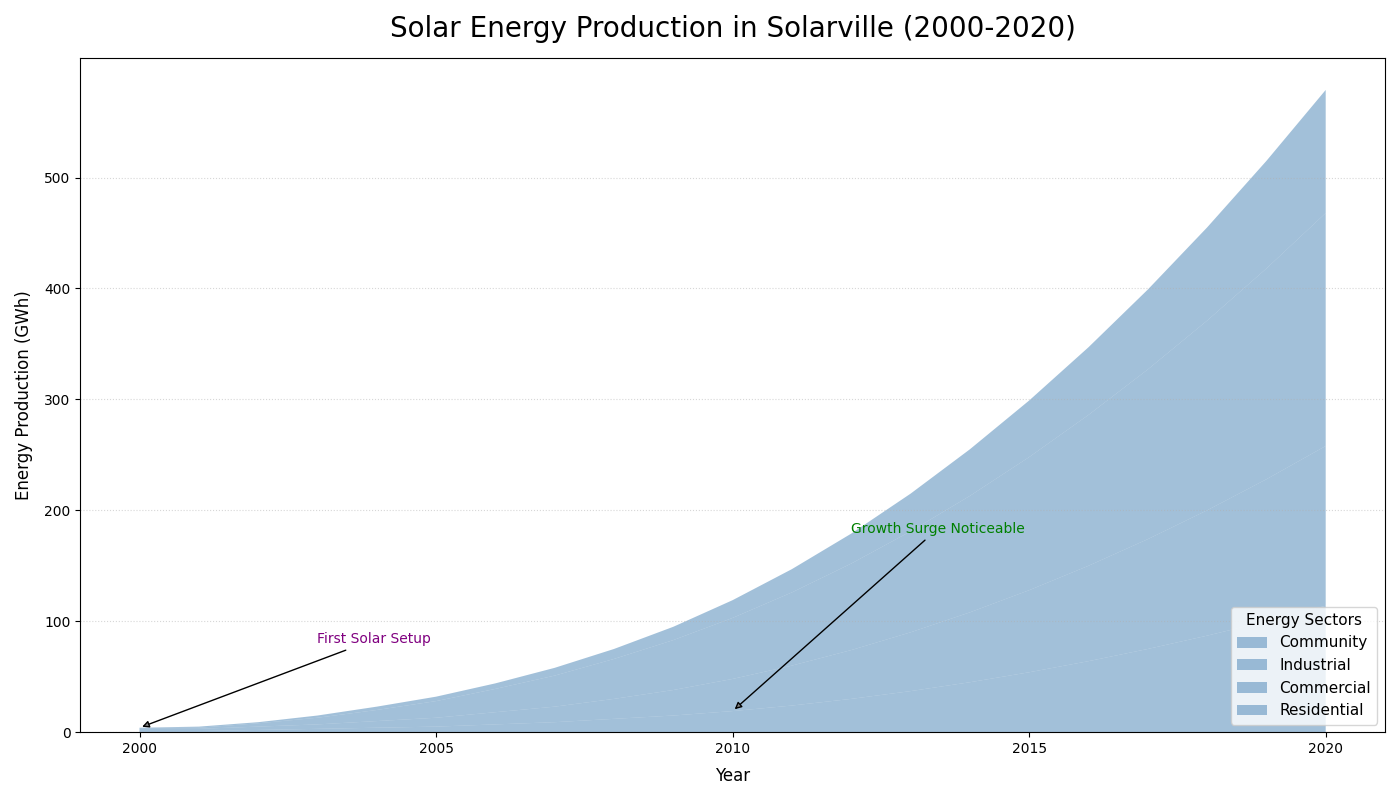

Generate this figure with Python:
import matplotlib.pyplot as plt
import numpy as np

years = np.arange(2000, 2021)
residential_production = np.array([1, 1, 2, 3, 4, 5, 7, 9, 12, 15, 19, 24, 30, 37, 45, 54, 64, 75, 87, 100, 114])
commercial_production = np.array([2, 2, 3, 4, 6, 8, 11, 14, 18, 23, 29, 36, 44, 53, 63, 74, 86, 99, 113, 128, 144])
industrial_production = np.array([1, 1, 3, 6, 10, 15, 21, 28, 36, 45, 55, 66, 78, 91, 105, 120, 136, 153, 171, 190, 210])
community_production = np.array([0, 1, 1, 2, 3, 4, 5, 7, 9, 12, 16, 21, 27, 34, 42, 51, 61, 72, 84, 97, 111])

production_data = np.vstack([residential_production, commercial_production, industrial_production, community_production])

fig, ax = plt.subplots(figsize=(14, 8))

# Single consistent color
color = '#4682B4'  # Using a single color

ax.stackplot(years, production_data, labels=['Community', 'Industrial', 'Commercial', 'Residential'],
             colors=[color]*4, alpha=0.5)

ax.set_title('Solar Energy Production in Solarville (2000-2020)', fontsize=20, fontweight='normal', pad=15)
ax.set_xlabel('Year', fontsize=12, labelpad=8)
ax.set_ylabel('Energy Production (GWh)', fontsize=12, labelpad=8)

ax.set_xticks(years[::5])
ax.set_yticks(np.arange(0, 501, 100))
ax.yaxis.grid(True, linestyle=':', alpha=0.5)

ax.legend(loc='lower right', fontsize=11, title='Energy Sectors', title_fontsize='11')

ax.annotate('First Solar Setup', xy=(2000, 4), xytext=(2003, 80),
            arrowprops=dict(facecolor='gray', arrowstyle='-|>'),
            fontsize=10, color='purple', fontweight='normal')

ax.annotate('Growth Surge Noticeable', xy=(2010, 19), xytext=(2012, 180),
            arrowprops=dict(facecolor='gray', arrowstyle='-|>'),
            fontsize=10, color='green', fontweight='normal')

plt.tight_layout()
plt.show()
